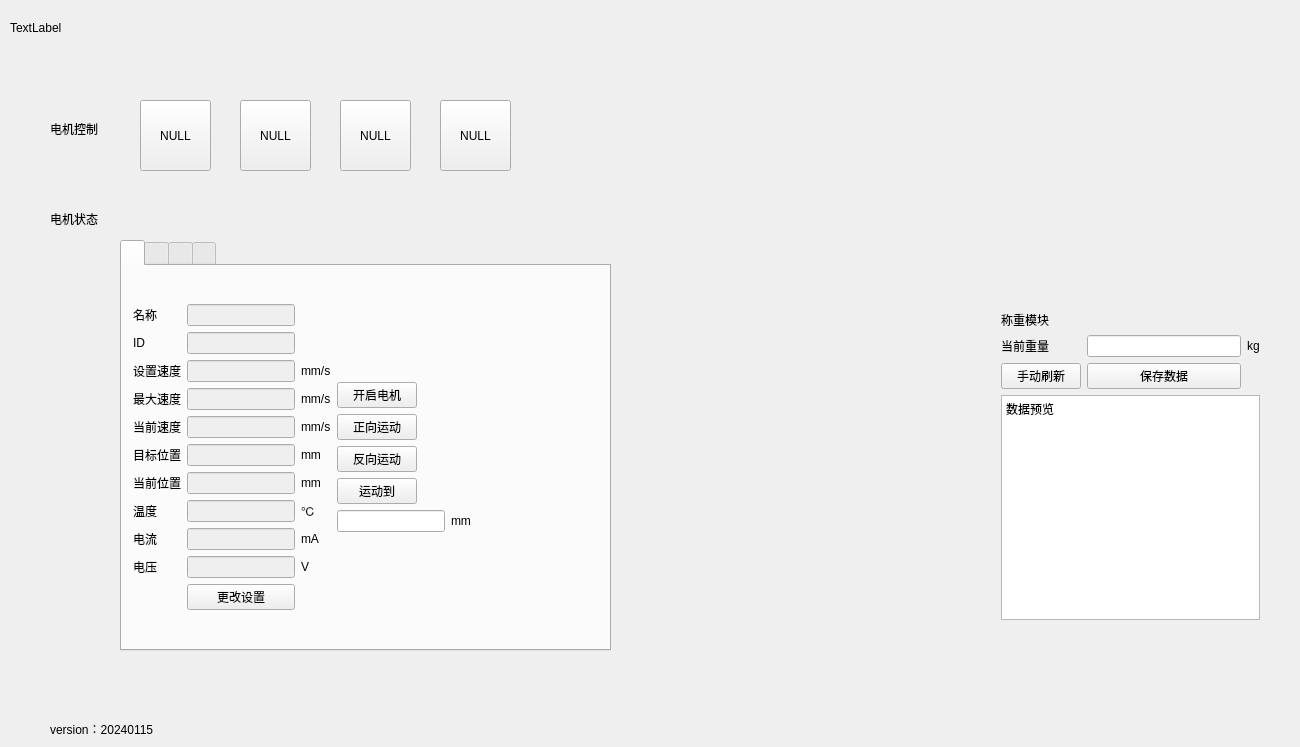
<?xml version="1.0" encoding="UTF-8"?>
<ui version="4.0">
 <class>Widget</class>
 <widget class="QWidget" name="Widget">
  <property name="geometry">
   <rect>
    <x>0</x>
    <y>0</y>
    <width>1300</width>
    <height>747</height>
   </rect>
  </property>
  <property name="windowTitle">
   <string>Widget</string>
  </property>
  <widget class="QLabel" name="label">
   <property name="geometry">
    <rect>
     <x>10</x>
     <y>20</y>
     <width>951</width>
     <height>16</height>
    </rect>
   </property>
   <property name="text">
    <string>TextLabel</string>
   </property>
  </widget>
  <widget class="QPushButton" name="motor_1">
   <property name="geometry">
    <rect>
     <x>140</x>
     <y>100</y>
     <width>71</width>
     <height>71</height>
    </rect>
   </property>
   <property name="text">
    <string>NULL</string>
   </property>
  </widget>
  <widget class="QTabWidget" name="motorTab">
   <property name="geometry">
    <rect>
     <x>120</x>
     <y>240</y>
     <width>491</width>
     <height>411</height>
    </rect>
   </property>
   <property name="currentIndex">
    <number>0</number>
   </property>
   <widget class="QWidget" name="tab_8">
    <attribute name="title">
     <string/>
    </attribute>
    <layout class="QGridLayout" name="gridLayout_6">
     <item row="0" column="0" rowspan="2" colspan="2">
      <layout class="QFormLayout" name="formLayout_2">
       <item row="0" column="1">
        <layout class="QFormLayout" name="formLayout">
         <item row="1" column="0">
          <widget class="QPushButton" name="openMotor_1">
           <property name="text">
            <string>开启电机</string>
           </property>
          </widget>
         </item>
         <item row="2" column="0">
          <widget class="QPushButton" name="cwMove_1">
           <property name="text">
            <string>正向运动</string>
           </property>
          </widget>
         </item>
         <item row="3" column="0">
          <widget class="QPushButton" name="ccwMove_1">
           <property name="text">
            <string>反向运动</string>
           </property>
          </widget>
         </item>
         <item row="4" column="0">
          <widget class="QPushButton" name="moveTo_1">
           <property name="text">
            <string>运动到</string>
           </property>
          </widget>
         </item>
         <item row="5" column="1">
          <widget class="QLabel" name="label_89">
           <property name="text">
            <string>mm</string>
           </property>
          </widget>
         </item>
         <item row="5" column="0">
          <widget class="QLineEdit" name="moveToEdit_1"/>
         </item>
         <item row="0" column="0">
          <spacer name="verticalSpacer_3">
           <property name="orientation">
            <enum>Qt::Vertical</enum>
           </property>
           <property name="sizeHint" stdset="0">
            <size>
             <width>20</width>
             <height>40</height>
            </size>
           </property>
          </spacer>
         </item>
         <item row="6" column="0">
          <spacer name="verticalSpacer_4">
           <property name="orientation">
            <enum>Qt::Vertical</enum>
           </property>
           <property name="sizeHint" stdset="0">
            <size>
             <width>20</width>
             <height>40</height>
            </size>
           </property>
          </spacer>
         </item>
        </layout>
       </item>
       <item row="0" column="0">
        <layout class="QGridLayout" name="gridLayout">
         <item row="0" column="1">
          <widget class="QLineEdit" name="motorName_1">
           <property name="enabled">
            <bool>false</bool>
           </property>
          </widget>
         </item>
         <item row="5" column="0">
          <widget class="QLabel" name="label_10">
           <property name="text">
            <string>目标位置</string>
           </property>
          </widget>
         </item>
         <item row="8" column="1">
          <widget class="QLineEdit" name="lineEdit">
           <property name="enabled">
            <bool>false</bool>
           </property>
          </widget>
         </item>
         <item row="6" column="2">
          <widget class="QLabel" name="label_84">
           <property name="text">
            <string>mm</string>
           </property>
          </widget>
         </item>
         <item row="9" column="2">
          <widget class="QLabel" name="label_85">
           <property name="text">
            <string>V</string>
           </property>
          </widget>
         </item>
         <item row="2" column="1">
          <widget class="QLineEdit" name="setSpeed_1">
           <property name="enabled">
            <bool>false</bool>
           </property>
          </widget>
         </item>
         <item row="4" column="2">
          <widget class="QLabel" name="label_82">
           <property name="text">
            <string>mm/s</string>
           </property>
          </widget>
         </item>
         <item row="1" column="1">
          <widget class="QLineEdit" name="motorID_1">
           <property name="enabled">
            <bool>false</bool>
           </property>
          </widget>
         </item>
         <item row="3" column="0">
          <widget class="QLabel" name="label_9">
           <property name="text">
            <string>最大速度</string>
           </property>
          </widget>
         </item>
         <item row="5" column="2">
          <widget class="QLabel" name="label_83">
           <property name="text">
            <string>mm</string>
           </property>
          </widget>
         </item>
         <item row="3" column="1">
          <widget class="QLineEdit" name="maxSpeed_1">
           <property name="enabled">
            <bool>false</bool>
           </property>
          </widget>
         </item>
         <item row="7" column="2">
          <widget class="QLabel" name="label_87">
           <property name="text">
            <string>℃</string>
           </property>
          </widget>
         </item>
         <item row="5" column="1">
          <widget class="QLineEdit" name="setPositon_1">
           <property name="enabled">
            <bool>false</bool>
           </property>
          </widget>
         </item>
         <item row="7" column="1">
          <widget class="QLineEdit" name="tempreture_1">
           <property name="enabled">
            <bool>false</bool>
           </property>
          </widget>
         </item>
         <item row="8" column="0">
          <widget class="QLabel" name="label_19">
           <property name="text">
            <string>电流</string>
           </property>
          </widget>
         </item>
         <item row="1" column="0">
          <widget class="QLabel" name="label_11">
           <property name="text">
            <string>ID</string>
           </property>
          </widget>
         </item>
         <item row="8" column="2">
          <widget class="QLabel" name="label_86">
           <property name="text">
            <string>mA</string>
           </property>
          </widget>
         </item>
         <item row="9" column="1">
          <widget class="QLineEdit" name="voltage_1">
           <property name="enabled">
            <bool>false</bool>
           </property>
          </widget>
         </item>
         <item row="6" column="0">
          <widget class="QLabel" name="label_12">
           <property name="text">
            <string>当前位置</string>
           </property>
          </widget>
         </item>
         <item row="10" column="0">
          <widget class="QLabel" name="label_17">
           <property name="text">
            <string/>
           </property>
          </widget>
         </item>
         <item row="7" column="0">
          <widget class="QLabel" name="label_23">
           <property name="text">
            <string>温度</string>
           </property>
          </widget>
         </item>
         <item row="0" column="0">
          <widget class="QLabel" name="label_14">
           <property name="text">
            <string>名称</string>
           </property>
          </widget>
         </item>
         <item row="6" column="1">
          <widget class="QLineEdit" name="currentPosition_1">
           <property name="enabled">
            <bool>false</bool>
           </property>
          </widget>
         </item>
         <item row="4" column="0">
          <widget class="QLabel" name="label_13">
           <property name="text">
            <string>当前速度</string>
           </property>
          </widget>
         </item>
         <item row="9" column="0">
          <widget class="QLabel" name="label_22">
           <property name="text">
            <string>电压</string>
           </property>
          </widget>
         </item>
         <item row="4" column="1">
          <widget class="QLineEdit" name="currentSpeed_1">
           <property name="enabled">
            <bool>false</bool>
           </property>
          </widget>
         </item>
         <item row="2" column="0">
          <widget class="QLabel" name="label_8">
           <property name="text">
            <string>设置速度</string>
           </property>
          </widget>
         </item>
         <item row="3" column="2">
          <widget class="QLabel" name="label_81">
           <property name="text">
            <string>mm/s</string>
           </property>
          </widget>
         </item>
         <item row="2" column="2">
          <widget class="QLabel" name="label_80">
           <property name="text">
            <string>mm/s</string>
           </property>
          </widget>
         </item>
         <item row="10" column="1">
          <widget class="QPushButton" name="setBtn_1">
           <property name="text">
            <string>更改设置</string>
           </property>
          </widget>
         </item>
        </layout>
       </item>
      </layout>
     </item>
    </layout>
   </widget>
   <widget class="QWidget" name="tab_10">
    <attribute name="title">
     <string/>
    </attribute>
    <layout class="QGridLayout" name="gridLayout_8"/>
   </widget>
   <widget class="QWidget" name="tab_9">
    <attribute name="title">
     <string/>
    </attribute>
    <layout class="QGridLayout" name="gridLayout_7">
     <item row="0" column="0">
      <layout class="QFormLayout" name="formLayout_3">
       <item row="0" column="0">
        <layout class="QGridLayout" name="gridLayout_3">
         <item row="0" column="1">
          <widget class="QLineEdit" name="motorName_3">
           <property name="enabled">
            <bool>false</bool>
           </property>
          </widget>
         </item>
         <item row="5" column="0">
          <widget class="QLabel" name="label_32">
           <property name="text">
            <string>目标位置</string>
           </property>
          </widget>
         </item>
         <item row="8" column="1">
          <widget class="QLineEdit" name="lineEdit_3">
           <property name="enabled">
            <bool>false</bool>
           </property>
          </widget>
         </item>
         <item row="6" column="2">
          <widget class="QLabel" name="label_98">
           <property name="text">
            <string>mm</string>
           </property>
          </widget>
         </item>
         <item row="9" column="2">
          <widget class="QLabel" name="label_99">
           <property name="text">
            <string>V</string>
           </property>
          </widget>
         </item>
         <item row="2" column="1">
          <widget class="QLineEdit" name="setSpeed_3">
           <property name="enabled">
            <bool>false</bool>
           </property>
          </widget>
         </item>
         <item row="4" column="2">
          <widget class="QLabel" name="label_100">
           <property name="text">
            <string>mm/s</string>
           </property>
          </widget>
         </item>
         <item row="1" column="1">
          <widget class="QLineEdit" name="motorID_3">
           <property name="enabled">
            <bool>false</bool>
           </property>
          </widget>
         </item>
         <item row="3" column="0">
          <widget class="QLabel" name="label_33">
           <property name="text">
            <string>最大速度</string>
           </property>
          </widget>
         </item>
         <item row="5" column="2">
          <widget class="QLabel" name="label_101">
           <property name="text">
            <string>mm</string>
           </property>
          </widget>
         </item>
         <item row="3" column="1">
          <widget class="QLineEdit" name="maxSpeed_3">
           <property name="enabled">
            <bool>false</bool>
           </property>
          </widget>
         </item>
         <item row="7" column="2">
          <widget class="QLabel" name="label_102">
           <property name="text">
            <string>℃</string>
           </property>
          </widget>
         </item>
         <item row="5" column="1">
          <widget class="QLineEdit" name="setPositon_3">
           <property name="enabled">
            <bool>false</bool>
           </property>
          </widget>
         </item>
         <item row="7" column="1">
          <widget class="QLineEdit" name="tempreture_3">
           <property name="enabled">
            <bool>false</bool>
           </property>
          </widget>
         </item>
         <item row="8" column="0">
          <widget class="QLabel" name="label_34">
           <property name="text">
            <string>电流</string>
           </property>
          </widget>
         </item>
         <item row="1" column="0">
          <widget class="QLabel" name="label_35">
           <property name="text">
            <string>ID</string>
           </property>
          </widget>
         </item>
         <item row="8" column="2">
          <widget class="QLabel" name="label_103">
           <property name="text">
            <string>mA</string>
           </property>
          </widget>
         </item>
         <item row="9" column="1">
          <widget class="QLineEdit" name="voltage_3">
           <property name="enabled">
            <bool>false</bool>
           </property>
          </widget>
         </item>
         <item row="6" column="0">
          <widget class="QLabel" name="label_36">
           <property name="text">
            <string>当前位置</string>
           </property>
          </widget>
         </item>
         <item row="10" column="0">
          <widget class="QLabel" name="label_37">
           <property name="text">
            <string/>
           </property>
          </widget>
         </item>
         <item row="7" column="0">
          <widget class="QLabel" name="label_38">
           <property name="text">
            <string>温度</string>
           </property>
          </widget>
         </item>
         <item row="0" column="0">
          <widget class="QLabel" name="label_39">
           <property name="text">
            <string>名称</string>
           </property>
          </widget>
         </item>
         <item row="6" column="1">
          <widget class="QLineEdit" name="currentPosition_3">
           <property name="enabled">
            <bool>false</bool>
           </property>
          </widget>
         </item>
         <item row="4" column="0">
          <widget class="QLabel" name="label_40">
           <property name="text">
            <string>当前速度</string>
           </property>
          </widget>
         </item>
         <item row="9" column="0">
          <widget class="QLabel" name="label_41">
           <property name="text">
            <string>电压</string>
           </property>
          </widget>
         </item>
         <item row="4" column="1">
          <widget class="QLineEdit" name="currentSpeed_3">
           <property name="enabled">
            <bool>false</bool>
           </property>
          </widget>
         </item>
         <item row="2" column="0">
          <widget class="QLabel" name="label_42">
           <property name="text">
            <string>设置速度</string>
           </property>
          </widget>
         </item>
         <item row="3" column="2">
          <widget class="QLabel" name="label_104">
           <property name="text">
            <string>mm/s</string>
           </property>
          </widget>
         </item>
         <item row="2" column="2">
          <widget class="QLabel" name="label_105">
           <property name="text">
            <string>mm/s</string>
           </property>
          </widget>
         </item>
         <item row="10" column="1">
          <widget class="QPushButton" name="setBtn_3">
           <property name="text">
            <string>更改设置</string>
           </property>
          </widget>
         </item>
        </layout>
       </item>
       <item row="0" column="1">
        <layout class="QFormLayout" name="formLayout_4">
         <item row="1" column="0">
          <widget class="QPushButton" name="openMotor_2">
           <property name="text">
            <string>开启电机</string>
           </property>
          </widget>
         </item>
         <item row="2" column="0">
          <widget class="QPushButton" name="cwMove_2">
           <property name="text">
            <string>正向运动</string>
           </property>
          </widget>
         </item>
         <item row="3" column="0">
          <widget class="QPushButton" name="ccwMove_2">
           <property name="text">
            <string>反向运动</string>
           </property>
          </widget>
         </item>
         <item row="4" column="0">
          <widget class="QPushButton" name="moveTo_2">
           <property name="text">
            <string>运动到</string>
           </property>
          </widget>
         </item>
         <item row="5" column="1">
          <widget class="QLabel" name="label_106">
           <property name="text">
            <string>mm</string>
           </property>
          </widget>
         </item>
         <item row="5" column="0">
          <widget class="QLineEdit" name="moveToEdit_2"/>
         </item>
         <item row="0" column="0">
          <spacer name="verticalSpacer_5">
           <property name="orientation">
            <enum>Qt::Vertical</enum>
           </property>
           <property name="sizeHint" stdset="0">
            <size>
             <width>20</width>
             <height>40</height>
            </size>
           </property>
          </spacer>
         </item>
         <item row="6" column="0">
          <spacer name="verticalSpacer_6">
           <property name="orientation">
            <enum>Qt::Vertical</enum>
           </property>
           <property name="sizeHint" stdset="0">
            <size>
             <width>20</width>
             <height>40</height>
            </size>
           </property>
          </spacer>
         </item>
        </layout>
       </item>
      </layout>
     </item>
    </layout>
   </widget>
   <widget class="QWidget" name="tab">
    <attribute name="title">
     <string/>
    </attribute>
    <layout class="QGridLayout" name="gridLayout_9">
     <item row="0" column="0">
      <layout class="QFormLayout" name="formLayout_5">
       <item row="0" column="0">
        <layout class="QGridLayout" name="gridLayout_4">
         <item row="0" column="1">
          <widget class="QLineEdit" name="motorName_4">
           <property name="enabled">
            <bool>false</bool>
           </property>
          </widget>
         </item>
         <item row="5" column="0">
          <widget class="QLabel" name="label_43">
           <property name="text">
            <string>目标位置</string>
           </property>
          </widget>
         </item>
         <item row="8" column="1">
          <widget class="QLineEdit" name="lineEdit_4">
           <property name="enabled">
            <bool>false</bool>
           </property>
          </widget>
         </item>
         <item row="6" column="2">
          <widget class="QLabel" name="label_107">
           <property name="text">
            <string>mm</string>
           </property>
          </widget>
         </item>
         <item row="9" column="2">
          <widget class="QLabel" name="label_108">
           <property name="text">
            <string>V</string>
           </property>
          </widget>
         </item>
         <item row="2" column="1">
          <widget class="QLineEdit" name="setSpeed_4">
           <property name="enabled">
            <bool>false</bool>
           </property>
          </widget>
         </item>
         <item row="4" column="2">
          <widget class="QLabel" name="label_109">
           <property name="text">
            <string>mm/s</string>
           </property>
          </widget>
         </item>
         <item row="1" column="1">
          <widget class="QLineEdit" name="motorID_4">
           <property name="enabled">
            <bool>false</bool>
           </property>
          </widget>
         </item>
         <item row="3" column="0">
          <widget class="QLabel" name="label_44">
           <property name="text">
            <string>最大速度</string>
           </property>
          </widget>
         </item>
         <item row="5" column="2">
          <widget class="QLabel" name="label_110">
           <property name="text">
            <string>mm</string>
           </property>
          </widget>
         </item>
         <item row="3" column="1">
          <widget class="QLineEdit" name="maxSpeed_4">
           <property name="enabled">
            <bool>false</bool>
           </property>
          </widget>
         </item>
         <item row="7" column="2">
          <widget class="QLabel" name="label_111">
           <property name="text">
            <string>℃</string>
           </property>
          </widget>
         </item>
         <item row="5" column="1">
          <widget class="QLineEdit" name="setPositon_4">
           <property name="enabled">
            <bool>false</bool>
           </property>
          </widget>
         </item>
         <item row="7" column="1">
          <widget class="QLineEdit" name="tempreture_4">
           <property name="enabled">
            <bool>false</bool>
           </property>
          </widget>
         </item>
         <item row="8" column="0">
          <widget class="QLabel" name="label_45">
           <property name="text">
            <string>电流</string>
           </property>
          </widget>
         </item>
         <item row="1" column="0">
          <widget class="QLabel" name="label_46">
           <property name="text">
            <string>ID</string>
           </property>
          </widget>
         </item>
         <item row="8" column="2">
          <widget class="QLabel" name="label_112">
           <property name="text">
            <string>mA</string>
           </property>
          </widget>
         </item>
         <item row="9" column="1">
          <widget class="QLineEdit" name="voltage_4">
           <property name="enabled">
            <bool>false</bool>
           </property>
          </widget>
         </item>
         <item row="6" column="0">
          <widget class="QLabel" name="label_47">
           <property name="text">
            <string>当前位置</string>
           </property>
          </widget>
         </item>
         <item row="10" column="0">
          <widget class="QLabel" name="label_48">
           <property name="text">
            <string/>
           </property>
          </widget>
         </item>
         <item row="7" column="0">
          <widget class="QLabel" name="label_49">
           <property name="text">
            <string>温度</string>
           </property>
          </widget>
         </item>
         <item row="0" column="0">
          <widget class="QLabel" name="label_50">
           <property name="text">
            <string>名称</string>
           </property>
          </widget>
         </item>
         <item row="6" column="1">
          <widget class="QLineEdit" name="currentPosition_4">
           <property name="enabled">
            <bool>false</bool>
           </property>
          </widget>
         </item>
         <item row="4" column="0">
          <widget class="QLabel" name="label_51">
           <property name="text">
            <string>当前速度</string>
           </property>
          </widget>
         </item>
         <item row="9" column="0">
          <widget class="QLabel" name="label_52">
           <property name="text">
            <string>电压</string>
           </property>
          </widget>
         </item>
         <item row="4" column="1">
          <widget class="QLineEdit" name="currentSpeed_4">
           <property name="enabled">
            <bool>false</bool>
           </property>
          </widget>
         </item>
         <item row="2" column="0">
          <widget class="QLabel" name="label_53">
           <property name="text">
            <string>设置速度</string>
           </property>
          </widget>
         </item>
         <item row="3" column="2">
          <widget class="QLabel" name="label_113">
           <property name="text">
            <string>mm/s</string>
           </property>
          </widget>
         </item>
         <item row="2" column="2">
          <widget class="QLabel" name="label_114">
           <property name="text">
            <string>mm/s</string>
           </property>
          </widget>
         </item>
         <item row="10" column="1">
          <widget class="QPushButton" name="setBtn_4">
           <property name="text">
            <string>更改设置</string>
           </property>
          </widget>
         </item>
        </layout>
       </item>
       <item row="0" column="1">
        <layout class="QFormLayout" name="formLayout_6">
         <item row="1" column="0">
          <widget class="QPushButton" name="openMotor_3">
           <property name="text">
            <string>开启电机</string>
           </property>
          </widget>
         </item>
         <item row="2" column="0">
          <widget class="QPushButton" name="cwMove_3">
           <property name="text">
            <string>正向运动</string>
           </property>
          </widget>
         </item>
         <item row="3" column="0">
          <widget class="QPushButton" name="ccwMove_3">
           <property name="text">
            <string>反向运动</string>
           </property>
          </widget>
         </item>
         <item row="4" column="0">
          <widget class="QPushButton" name="moveTo_3">
           <property name="text">
            <string>运动到</string>
           </property>
          </widget>
         </item>
         <item row="5" column="1">
          <widget class="QLabel" name="label_115">
           <property name="text">
            <string>mm</string>
           </property>
          </widget>
         </item>
         <item row="5" column="0">
          <widget class="QLineEdit" name="moveToEdit_3"/>
         </item>
         <item row="0" column="0">
          <spacer name="verticalSpacer">
           <property name="orientation">
            <enum>Qt::Vertical</enum>
           </property>
           <property name="sizeHint" stdset="0">
            <size>
             <width>20</width>
             <height>40</height>
            </size>
           </property>
          </spacer>
         </item>
         <item row="6" column="0">
          <spacer name="verticalSpacer_2">
           <property name="orientation">
            <enum>Qt::Vertical</enum>
           </property>
           <property name="sizeHint" stdset="0">
            <size>
             <width>20</width>
             <height>40</height>
            </size>
           </property>
          </spacer>
         </item>
        </layout>
       </item>
      </layout>
     </item>
    </layout>
   </widget>
  </widget>
  <widget class="QLabel" name="label_15">
   <property name="geometry">
    <rect>
     <x>50</x>
     <y>720</y>
     <width>201</width>
     <height>18</height>
    </rect>
   </property>
   <property name="text">
    <string>version：20240115</string>
   </property>
  </widget>
  <widget class="QLabel" name="label_18">
   <property name="geometry">
    <rect>
     <x>50</x>
     <y>120</y>
     <width>72</width>
     <height>18</height>
    </rect>
   </property>
   <property name="text">
    <string>电机控制</string>
   </property>
  </widget>
  <widget class="QLabel" name="label_55">
   <property name="geometry">
    <rect>
     <x>50</x>
     <y>210</y>
     <width>71</width>
     <height>18</height>
    </rect>
   </property>
   <property name="text">
    <string>电机状态</string>
   </property>
  </widget>
  <widget class="QPushButton" name="motor_2">
   <property name="geometry">
    <rect>
     <x>240</x>
     <y>100</y>
     <width>71</width>
     <height>71</height>
    </rect>
   </property>
   <property name="text">
    <string>NULL</string>
   </property>
  </widget>
  <widget class="QPushButton" name="motor_3">
   <property name="geometry">
    <rect>
     <x>340</x>
     <y>100</y>
     <width>71</width>
     <height>71</height>
    </rect>
   </property>
   <property name="text">
    <string>NULL</string>
   </property>
  </widget>
  <widget class="QPushButton" name="motor_4">
   <property name="geometry">
    <rect>
     <x>440</x>
     <y>100</y>
     <width>71</width>
     <height>71</height>
    </rect>
   </property>
   <property name="text">
    <string>NULL</string>
   </property>
  </widget>
  <widget class="QLabel" name="label_88">
   <property name="geometry">
    <rect>
     <x>1040</x>
     <y>250</y>
     <width>234</width>
     <height>180</height>
    </rect>
   </property>
   <property name="text">
    <string/>
   </property>
  </widget>
  <widget class="QWidget" name="">
   <property name="geometry">
    <rect>
     <x>990</x>
     <y>300</y>
     <width>281</width>
     <height>331</height>
    </rect>
   </property>
   <layout class="QGridLayout" name="gridLayout_10">
    <item row="0" column="0">
     <widget class="QLabel" name="label_56">
      <property name="text">
       <string>称重模块</string>
      </property>
     </widget>
    </item>
    <item row="1" column="0">
     <widget class="QLabel" name="label_57">
      <property name="text">
       <string>当前重量</string>
      </property>
     </widget>
    </item>
    <item row="1" column="1">
     <widget class="QLineEdit" name="weightDisplay"/>
    </item>
    <item row="1" column="2">
     <widget class="QLabel" name="label_58">
      <property name="text">
       <string>kg</string>
      </property>
     </widget>
    </item>
    <item row="2" column="0">
     <widget class="QPushButton" name="refreshWeight">
      <property name="text">
       <string>手动刷新</string>
      </property>
     </widget>
    </item>
    <item row="2" column="1">
     <widget class="QPushButton" name="saveWeight">
      <property name="text">
       <string>保存数据</string>
      </property>
     </widget>
    </item>
    <item row="3" column="0" colspan="3">
     <widget class="QTextEdit" name="weightText">
      <property name="html">
       <string>&lt;!DOCTYPE HTML PUBLIC &quot;-//W3C//DTD HTML 4.0//EN&quot; &quot;http://www.w3.org/TR/REC-html40/strict.dtd&quot;&gt;
&lt;html&gt;&lt;head&gt;&lt;meta name=&quot;qrichtext&quot; content=&quot;1&quot; /&gt;&lt;style type=&quot;text/css&quot;&gt;
p, li { white-space: pre-wrap; }
&lt;/style&gt;&lt;/head&gt;&lt;body style=&quot; font-family:'SimSun'; font-size:9pt; font-weight:400; font-style:normal;&quot;&gt;
&lt;p style=&quot; margin-top:0px; margin-bottom:0px; margin-left:0px; margin-right:0px; -qt-block-indent:0; text-indent:0px;&quot;&gt;数据预览&lt;/p&gt;&lt;/body&gt;&lt;/html&gt;</string>
      </property>
     </widget>
    </item>
   </layout>
  </widget>
 </widget>
 <layoutdefault spacing="6" margin="11"/>
 <resources/>
 <connections/>
</ui>
